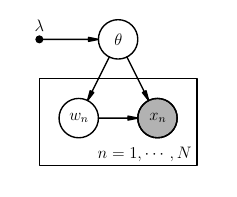

The script that saved this image:
#!/usr/bin/env python
# -*- coding: utf-8 -*-

import os
from matplotlib import rc
rc("font", family="serif", size=12)
rc("text", usetex=True)
rc("text.latex",
   preamble=r"\input{{{0}}}"
   .format(os.path.join(os.path.dirname(os.path.abspath(__file__)), "vars")))

import daft

pgm = daft.PGM([3, 2.5], origin=[-1, 1])

pgm.add_plate(daft.Plate([-0.5, 1.4, 2.0, 1.1], label=r"$n=1,\cdots,N$",
                         position="bottom right"))

pgm.add_node(daft.Node("hyperhyper", r"\hyperhyper", -0.5, 3.0, fixed=True))
pgm.add_node(daft.Node("hyper", r"$\hyper$", 0.5, 3.0))
pgm.add_node(daft.Node("local", r"$\local_n$", 0, 2))
pgm.add_node(daft.Node("data", r"$\data_n$", 1, 2, observed=True))

pgm.add_edge("hyperhyper", "hyper")
pgm.add_edge("hyper", "local")
pgm.add_edge("hyper", "data")
pgm.add_edge("local", "data")

pgm.render()
pgm.figure.savefig("abstract.png", dpi=150)
pgm.figure.savefig("abstract.pdf")
